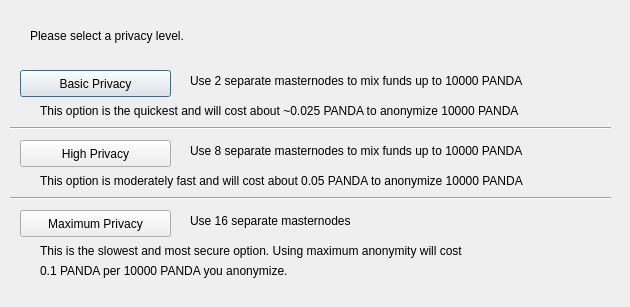
<?xml version="1.0" encoding="UTF-8"?>
<ui version="4.0">
 <class>ObfuscationConfig</class>
 <widget class="QDialog" name="ObfuscationConfig">
  <property name="geometry">
   <rect>
    <x>0</x>
    <y>0</y>
    <width>630</width>
    <height>307</height>
   </rect>
  </property>
  <property name="windowTitle">
   <string>Configure Obfuscation</string>
  </property>
  <widget class="QPushButton" name="buttonBasic">
   <property name="geometry">
    <rect>
     <x>20</x>
     <y>70</y>
     <width>151</width>
     <height>27</height>
    </rect>
   </property>
   <property name="text">
    <string>Basic Privacy</string>
   </property>
  </widget>
  <widget class="QPushButton" name="buttonHigh">
   <property name="geometry">
    <rect>
     <x>20</x>
     <y>140</y>
     <width>151</width>
     <height>27</height>
    </rect>
   </property>
   <property name="text">
    <string>High Privacy</string>
   </property>
  </widget>
  <widget class="QPushButton" name="buttonMax">
   <property name="geometry">
    <rect>
     <x>20</x>
     <y>210</y>
     <width>151</width>
     <height>27</height>
    </rect>
   </property>
   <property name="text">
    <string>Maximum Privacy</string>
   </property>
  </widget>
  <widget class="QLabel" name="label">
   <property name="geometry">
    <rect>
     <x>30</x>
     <y>20</y>
     <width>571</width>
     <height>31</height>
    </rect>
   </property>
   <property name="text">
    <string>Please select a privacy level.</string>
   </property>
  </widget>
  <widget class="QLabel" name="label_2">
   <property name="geometry">
    <rect>
     <x>190</x>
     <y>70</y>
     <width>421</width>
     <height>21</height>
    </rect>
   </property>
   <property name="text">
    <string>Use 2 separate masternodes to mix funds up to 10000 PANDA</string>
   </property>
  </widget>
  <widget class="QLabel" name="label_3">
   <property name="geometry">
    <rect>
     <x>190</x>
     <y>140</y>
     <width>411</width>
     <height>21</height>
    </rect>
   </property>
   <property name="text">
    <string>Use 8 separate masternodes to mix funds up to 10000 PANDA</string>
   </property>
  </widget>
  <widget class="QLabel" name="label_4">
   <property name="geometry">
    <rect>
     <x>190</x>
     <y>210</y>
     <width>421</width>
     <height>21</height>
    </rect>
   </property>
   <property name="text">
    <string>Use 16 separate masternodes</string>
   </property>
  </widget>
  <widget class="QLabel" name="label_6">
   <property name="geometry">
    <rect>
     <x>40</x>
     <y>100</y>
     <width>561</width>
     <height>21</height>
    </rect>
   </property>
   <property name="text">
    <string>This option is the quickest and will cost about ~0.025 PANDA to anonymize 10000 PANDA</string>
   </property>
  </widget>
  <widget class="QLabel" name="label_7">
   <property name="geometry">
    <rect>
     <x>40</x>
     <y>170</y>
     <width>561</width>
     <height>21</height>
    </rect>
   </property>
   <property name="text">
    <string>This option is moderately fast and will cost about 0.05 PANDA to anonymize 10000 PANDA</string>
   </property>
  </widget>
  <widget class="QLabel" name="label_8">
   <property name="geometry">
    <rect>
     <x>40</x>
     <y>240</y>
     <width>561</width>
     <height>21</height>
    </rect>
   </property>
   <property name="text">
    <string>This is the slowest and most secure option. Using maximum anonymity will cost</string>
   </property>
  </widget>
  <widget class="QLabel" name="label_9">
   <property name="geometry">
    <rect>
     <x>40</x>
     <y>260</y>
     <width>561</width>
     <height>21</height>
    </rect>
   </property>
   <property name="text">
    <string>0.1 PANDA per 10000 PANDA you anonymize.</string>
   </property>
  </widget>
  <widget class="Line" name="line">
   <property name="geometry">
    <rect>
     <x>10</x>
     <y>120</y>
     <width>601</width>
     <height>16</height>
    </rect>
   </property>
   <property name="orientation">
    <enum>Qt::Horizontal</enum>
   </property>
  </widget>
  <widget class="Line" name="line_2">
   <property name="geometry">
    <rect>
     <x>10</x>
     <y>190</y>
     <width>601</width>
     <height>16</height>
    </rect>
   </property>
   <property name="orientation">
    <enum>Qt::Horizontal</enum>
   </property>
  </widget>
 </widget>
 <resources/>
 <connections/>
</ui>
